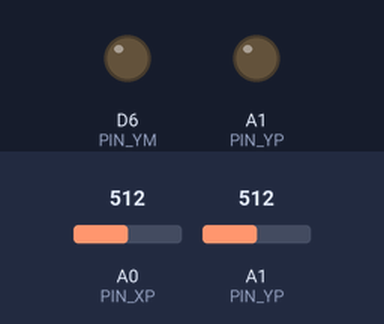
Recording of a sketch running on a simulated nRF52 board. On the bench: output pins drawn as LEDs (lit = HIGH). The test bench sets the inputs (shaded band); at power-on: A0 (PIN_XP) = 512, A1 (PIN_YP) = 512. MIDI output is not drawn.

Above: at 1.2 s.
1.3 s: A0 (PIN_XP) set to 0
2.8 s: A0 (PIN_XP) set to 122
Timing chart, 0 to 4.5 s (numbered marks = the images above; inputs shaded):
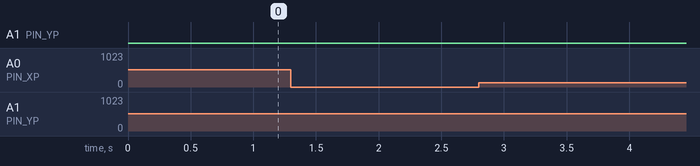

Measured:
- after the input at 1.3 s, A1 (PIN_YP): stays LOW (without the input it goes to HIGH after 0.60 s)

The sketch:

Digitizer_midi.ino
```cpp
// File: src/touch_midi_unified.ino
//
// 4-проводный резистивный тач -> MIDI CC (X/Y)
// RP2040: USB-MIDI (TinyUSB) + DIN-MIDI
// AVR (Nano/LGT8F): только DIN-MIDI
//
// Требуемые библиотеки:
//   - MIDI Library by FortySevenEffects (для всех)
//   - Adafruit TinyUSB Library (только если RP2040 и нужен USB-MIDI)

#include <Arduino.h>

// ---------- Фичи по умолчанию ----------
#if defined(ARDUINO_ARCH_RP2040)
  #ifndef USE_USB_MIDI
  #define USE_USB_MIDI 1   // RP2040 умеет USB-MIDI
  #endif
#else
  #ifndef USE_USB_MIDI
  #define USE_USB_MIDI 0   // AVR: TinyUSB недоступен
  #endif
#endif

#ifndef USE_DIN_MIDI
#define USE_DIN_MIDI 1     // Оставляем DIN-MIDI на всех платформах
#endif

#include <MIDI.h>

#if USE_USB_MIDI
  #include <Adafruit_TinyUSB.h>
#endif

// ---------- Пины тач-панели ----------
// X+ и Y+ должны быть на пинах с АЦП
static const uint8_t PIN_XP = A0;
static const uint8_t PIN_YP = A1;
static const uint8_t PIN_XM = 5;  // замените при необходимости
static const uint8_t PIN_YM = 6;  // замените при необходимости
// Последовательно в КАЖДЫЙ из 4 проводов поставьте 470–1000 Ом (защита MCU).

// ---------- Калибровка/параметры ----------
#if defined(ARDUINO_ARCH_RP2040)
  static const uint16_t ADC_MAX = 4095;
#else
  static const uint16_t ADC_MAX = 1023;
#endif

static const uint16_t RAW_X_MIN = ADC_MAX / 20;         // ~5% слева
static const uint16_t RAW_X_MAX = ADC_MAX - ADC_MAX/20; // ~95% справа
static const uint16_t RAW_Y_MIN = ADC_MAX / 20;
static const uint16_t RAW_Y_MAX = ADC_MAX - ADC_MAX/20;

static const bool INVERT_X = false;
static const bool INVERT_Y = true;

static const uint16_t TOUCH_NOISE = ADC_MAX / 70; // порог "нет касания"
static const uint8_t  SAMPLES_PER_AXIS = 6;
static const uint8_t  CC_DELTA = 1;
static const uint32_t SEND_RATE_MS = 5;

// ---------- MIDI настройки ----------
static const uint8_t MIDI_CHANNEL = 1;
static const uint8_t MIDI_CC_X = 74;
static const uint8_t MIDI_CC_Y = 71;

// DIN-MIDI TX пин (только для RP2040; на AVR используется Serial)
#if USE_DIN_MIDI && defined(ARDUINO_ARCH_RP2040)
static const int DIN_TX_PIN = 4; // выставьте свой
#endif

// ---------- Инстансы MIDI ----------
#if USE_USB_MIDI
Adafruit_USBD_MIDI usb_midi;
MIDI_CREATE_INSTANCE(Adafruit_USBD_MIDI, usb_midi, USBMIDI);
#endif

#if USE_DIN_MIDI
  #if defined(ARDUINO_ARCH_RP2040)
    MIDI_CREATE_INSTANCE(HardwareSerial, Serial1, DINMIDI);
  #else
    // AVR/Nano: используем аппаратный Serial (D0/D1). На время работы не пользуйтесь USB-Serial.
    MIDI_CREATE_INSTANCE(HardwareSerial, Serial, DINMIDI);
  #endif
#endif

// ---------- Внутреннее ----------
uint8_t lastCC_X = 255, lastCC_Y = 255;
uint32_t lastSendMs = 0;

static inline uint16_t clampU16(uint16_t v, uint16_t lo, uint16_t hi) {
  if (v < lo) return lo;
  if (v > hi) return hi;
  return v;
}

static inline uint8_t mapToCC(uint16_t v, uint16_t inMin, uint16_t inMax, bool inv) {
  v = clampU16(v, inMin, inMax);
  if (inv) v = inMax - (v - inMin);
  const uint32_t num = (uint32_t)(v - inMin) * 127u;
  const uint32_t den = (uint32_t)(inMax - inMin);
  return (uint8_t)(den ? num / den : 0);
}

static inline void prepReadX() {
  pinMode(PIN_XP, OUTPUT); digitalWrite(PIN_XP, HIGH);
  pinMode(PIN_XM, OUTPUT); digitalWrite(PIN_XM, LOW);
  pinMode(PIN_YP, INPUT);
  pinMode(PIN_YM, INPUT);
  delayMicroseconds(30); // даём делителю устаканиться
}

static inline void prepReadY() {
  pinMode(PIN_YP, OUTPUT); digitalWrite(PIN_YP, HIGH);
  pinMode(PIN_YM, OUTPUT); digitalWrite(PIN_YM, LOW);
  pinMode(PIN_XP, INPUT);
  pinMode(PIN_XM, INPUT);
  delayMicroseconds(30);
}

static inline uint16_t readAxisAvg(bool axisX) {
  uint32_t acc = 0;
  if (axisX) {
    for (uint8_t i = 0; i < SAMPLES_PER_AXIS; i++) { prepReadX(); acc += analogRead(PIN_YP); }
  } else {
    for (uint8_t i = 0; i < SAMPLES_PER_AXIS; i++) { prepReadY(); acc += analogRead(PIN_XP); }
  }
  return (uint16_t)(acc / SAMPLES_PER_AXIS);
}

static inline bool isTouch(uint16_t s) {
  return (s > TOUCH_NOISE) && (s < (ADC_MAX - TOUCH_NOISE));
}

static inline void setAllHiZ() {
  pinMode(PIN_XP, INPUT);
  pinMode(PIN_XM, INPUT);
  pinMode(PIN_YP, INPUT);
  pinMode(PIN_YM, INPUT);
}

static inline void sendCC(uint8_t cc, uint8_t val) {
#if USE_USB_MIDI
  USBMIDI.sendControlChange(cc, val, MIDI_CHANNEL);
#endif
#if USE_DIN_MIDI
  DINMIDI.sendControlChange(cc, val, MIDI_CHANNEL);
#endif
}

void setup() {
#if defined(ARDUINO_ARCH_RP2040)
  analogReadResolution(12);
#else
  // AVR: 10-бит по умолчанию
#endif

#if USE_USB_MIDI
  USBMIDI.begin(MIDI_CHANNEL_OMNI);
  USBMIDI.turnThruOff();
#endif

#if USE_DIN_MIDI
  #if defined(ARDUINO_ARCH_RP2040)
    Serial1.setTX(DIN_TX_PIN);
    Serial1.begin(31250);
  #else
    Serial.begin(31250); // На Nano это D0/D1; не используйте одновременно USB-Serial.
  #endif
  DINMIDI.begin(MIDI_CHANNEL_OMNI);
  DINMIDI.turnThruOff();
#endif

  setAllHiZ();
}

void loop() {
  // Быстрая проверка касания
  prepReadX();
  uint16_t probe = analogRead(PIN_YP);
  if (!isTouch(probe)) {
    setAllHiZ();
    lastCC_X = lastCC_Y = 255;
    delay(1);
#if USE_USB_MIDI
    tud_task(); // RP2040: выталкиваем USB пакеты
#endif
    return;
  }

  uint16_t rawX = readAxisAvg(true);
  uint16_t rawY = readAxisAvg(false);
  if (!isTouch(rawX) || !isTouch(rawY)) { setAllHiZ(); delay(1); return; }

  uint8_t ccX = mapToCC(rawX, RAW_X_MIN, RAW_X_MAX, INVERT_X);
  uint8_t ccY = mapToCC(rawY, RAW_Y_MIN, RAW_Y_MAX, INVERT_Y);

  const uint32_t now = millis();
  if (now - lastSendMs >= SEND_RATE_MS) {
    if (lastCC_X == 255 || (uint8_t)abs((int)ccX - (int)lastCC_X) >= CC_DELTA) { sendCC(MIDI_CC_X, ccX); lastCC_X = ccX; }
    if (lastCC_Y == 255 || (uint8_t)abs((int)ccY - (int)lastCC_Y) >= CC_DELTA) { sendCC(MIDI_CC_Y, ccY); lastCC_Y = ccY; }
    lastSendMs = now;
  }

#if USE_USB_MIDI
  tud_task();
#endif
}

/*
-- Проводка DIN-MIDI OUT (корректный вариант с транзистором):
  MCU TX -> 1k -> база NPN (2N3904), эмиттер -> GND, коллектор -> DIN pin5 через 220 Ом.
  DIN pin4 -> +5V через 220 Ом, DIN pin2 -> GND, база подтянута 10k к GND.
-- Быстрый вариант (часто работает, но вне строгой спецификации):
  DIN pin4 -> +5V через 220 Ом; DIN pin5 <- TX через 220 Ом; DIN pin2 -> GND.
-- Для USB-MIDI:
  Используйте RP2040 и установите библиотеку Adafruit TinyUSB. В IDE выберите плату RP2040.
*/
```
